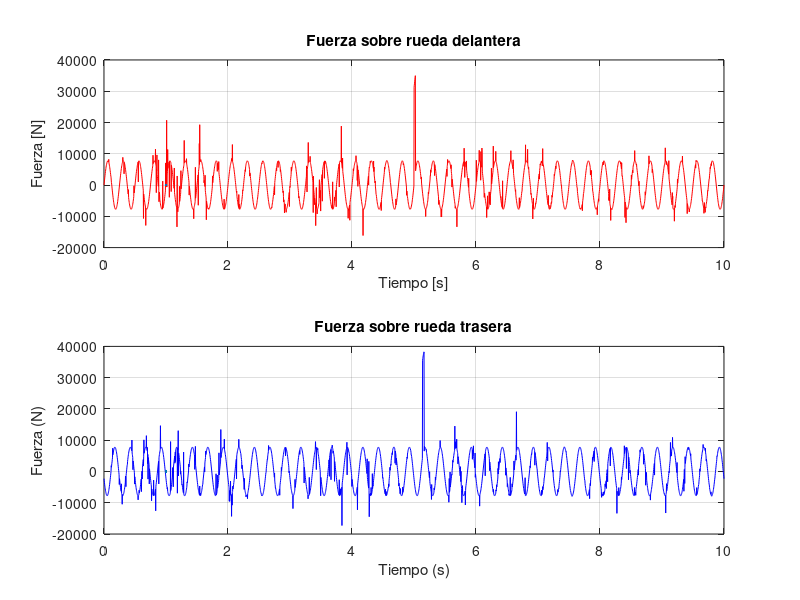
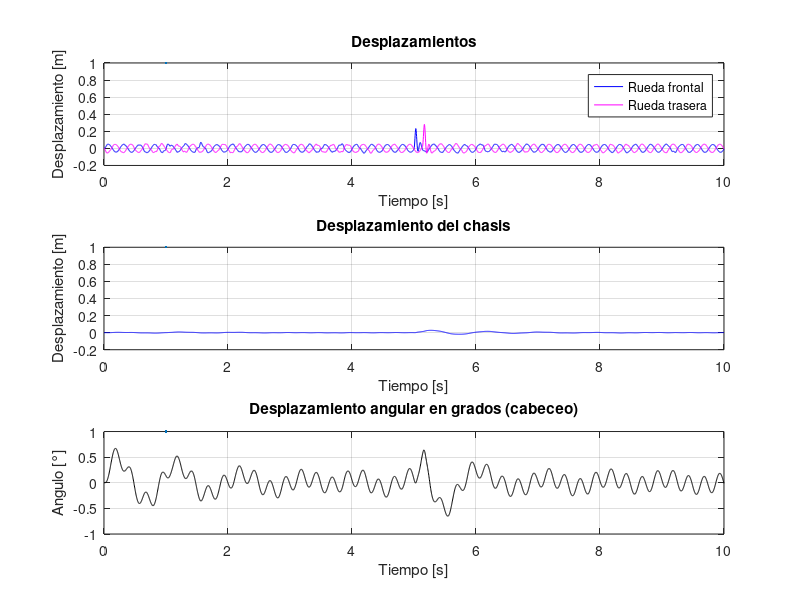
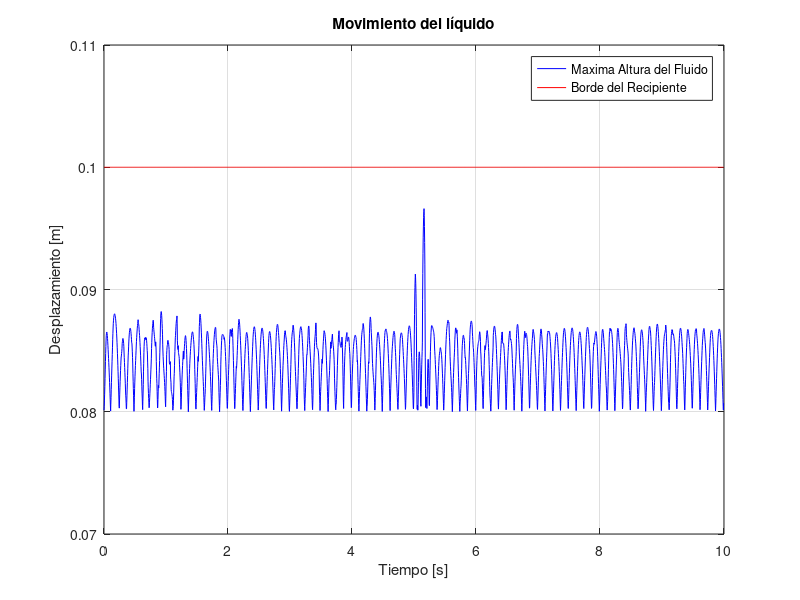

Write MATLAB code to recreate these figures, in order.
# ANÁLISIS DINÁMICO DE LA SUSPENSIÓN DE UN VEHÍCULO CON UN RECIPIENTE CON LÍQUIDO EN EL INTERIOR

clc; clear; close;

###################################
### FUNCION DE PICOS ALEATORIOS ###
###################################
% Funcion de amplitud erratica para camino aleatorio
function amplitud = amplitud_aleatoria(t)
    amplitud_base = 0.02*exp(-0.1*t).*sin(2*pi*t/5);
    impulsos = abs(rand(size(t)))>0.9; % Genera impulsos aleatorios con probabilidad del 90%
    amplitud = amplitud_base.*(1+5*randn(size(t))).*(1+impulsos*80000); % Combina la amplitud base, el ruido y los impulsos
end

##################
### PARAMETROS ###
##################

# Automovil
H = 1.46; % Altura del automovil [m]
L = 4.49; % Longitud del chasis [m]
r = 0.5; % Distancia al centro de masa geometrico [m]
l_eje = 2.74; % Distancia entre ejes [m]
l2 = 1.1; % Distancia del centro de masa a rueda delantera [m]
l1 = l_eje-l2; % Distancia del centro de masa a rueda trasera [m]

# Masa
m2 = 25; % Masa rueda frontal [kg]
m1 = 25; % Masa rueda trasera [kg]
m3 = 985; % Masa del chasis [kg] 
I = 1/12*m3*(L^2+H^2) + m3*r^2; % Inercia y Steiner [kg.m2]

# Rigidez
k1 = 25530; % Suspension trasera [N/m]
k2 = 35350; % Suspension frontal [N/m]
k3 = 154850; % Rigidez rueda trasera [N/m]
k4 = 154850; % Rigidez rueda frontal [N/m]

% Amortiguamiento
c1 = 1100; % Amortiguador trasero [N.s/m]
c2 = 1200; % Amortiguador frontal [N.s/m]

# Desplazamiento del Vehiculo
long_onda = 5; % [m]
amplitud_onda = 0.05; % [m]
velocidad = 20; % [m/s]
bache = 0.2; % Tamaño del bache [m]
largo_bache = 0.5; % Largo/diametro del bache [m]
duracion = largo_bache/velocidad; % Duración del impulso [s]

# Vector de tiempo
max_t = 10; % Cuantos segundos quiero observar [s]
vect_t = linspace(0, max_t, 3000); % Vector de tiempo

# Fuerza externa aplicada como impulso
t_pulso_1 = 5; % Tiempo en el que se aplica el impulso a la rueda delantera [s]
t_pulso_2 = t_pulso_1 + (l2+l1)/velocidad; % Tiempo en el que se aplica el impulso a la rueda trasera [s]

###################################
### RECIPIENTE DE CARGA LIQUIDA ###
###################################
d = 0.06; % Diametro del recipiente [m]
hL0 = 0.08; % Altura del liquido en reposo [m]
hr = 0.1; % Altura del recipiente [m]
h_taza = 1.2; % Posicion/altura del recipiente en el auto [m]
g = 9.81; % Aceleracion de la gravedad [m/s2]

#############################
### CONDICIONES INICIALES ###
#############################
% Condiciones iniciales
x0D = [0; 0; 0; 0]; % Desplazamientos
x0V = [0; 0; 0; 0]; % Velocidades

################
### MATRICES ###
################
# Matriz de Masa
mat_M = diag([m2, m1, m3, I]);

# Matriz de Rigidez
mat_K = [(k4+k2),      0,           -k2,           -k2*l2;
       0,       (k3+k1),        -k1,            k1*l1; 
      -k2,        -k1,        (k2+k1),      (k2*l2-k1*l1); 
    -k2*l2,      k1*l1,    (k2*l2-k1*l1), (k2*l2^2+k1*l1^2)];

# Matriz de Amortiguamiento
mat_C = [c2,          0,          -c2,           -c2*l2;
     0,           c1,         -c1,            c1*l1; 
    -c2,         -c1,        (c2+c1),      (c2*l2-c1*l1); 
   -c2*l2,      c1*l1,    (c2*l2-c1*l1), (c2*l2^2+c1*l1^2)]; 


########################
### FUERZAS EXTERNAS ###
########################

# Fuerza Externa aplicada en los Neumaticos
F1 = @(t) [bache*k4*(t>=t_pulso_1 & t<t_pulso_1+duracion); bache*k3*(t>=t_pulso_2 & t<t_pulso_2+duracion); 0; 0];

# Fuerza externa aplicada por el camino
Ff = amplitud_onda*k4; % Fuerza sobre rueda delantera
Fr = amplitud_onda*k3; % Fuerza sobre rueda trasera

w_f = 2*pi*velocidad/long_onda; % Frecuencia forzada
phi = (l_eje)*2*pi/long_onda; % Desfasaje de la rueda trasera

# Camino con relieve senoidal
F2 = @(t) [Ff*sin(w_f*t); Fr*sin(w_f*t+phi); 0; 0];

# Fuerza externa aleatoria simulando un camino sinuoso
F3 = @(t) [amplitud_aleatoria(t); amplitud_aleatoria(t); 0; 0];

# Fuerza combinada
F = @(t) F1(t)+F2(t)+F3(t);

##################
### AUXILIARES ###
##################
% Calculo de autovalores y autovectores
[Autovectores, Autovalores] = eig(mat_K, mat_M); % V: autovectores (modos), D: autovalores

% Calculo de frecuencias naturales
vect_w_n = sqrt(diag(Autovalores)); # Frecuencia Natual del Sistema
vect_zita = diag(Autovectores'*mat_C*Autovectores)./(2*vect_w_n); % Vector de Coeficientes de amortiguacion modal


############################
### DESCOMPOSICION MODAL ###
############################
% Transformacion a coordenadas modales de las condiciones iniciales
q0D = Autovectores'*mat_M*x0D; # Condiciones Iniciales de desplazamiento modal
q0V = Autovectores'*mat_M*x0V; # Condiciones Iniciales de velocidad modal

% Inicializacion de matriz modal
q_modal = zeros(length(vect_w_n), length(vect_t));

% Precomputo de fuerza externa a lo largo del tiempo (para resolver luego la integral)
F_t = cell2mat(arrayfun(F, vect_t, 'UniformOutput', false));


#######################################
### SOLUCION EN COORDENADAS MODALES ###
#######################################
for i = 1:length(vect_w_n)
    w_d = vect_w_n(i)*sqrt(1-vect_zita(i)^2); % Frecuencia amortiguada

    # Auxiliar 1
    A = q0D(i);

    # Auxiliar 2
    B = (q0V(i)+vect_zita(i)*vect_w_n(i)*q0D(i))/w_d;
    
    # Inicializacion de vector para solucion permanente
    solucion_permanente = zeros(1, length(vect_t));
    
    # Resolucion de integral para solucion permanente
    for j = 1:length(vect_t)
        tau = vect_t(1:j);
        Q_modal = Autovectores(:,i)'*F_t(:, 1:j); % Transformacion de la fuerza en el tiempo a espacio modal
        
        integrand = exp(-vect_zita(i)*vect_w_n(i)*(vect_t(j)-tau)).*sin(w_d*(vect_t(j)-tau)).*Q_modal;
        solucion_permanente (j) = trapz(tau, integrand, 2); % Metodo del trapecio para resolver
    end
    
    % Resolucion de la parte transitoria + permanente
    q_modal(i, :) = exp(-vect_zita(i)*vect_w_n(i)*vect_t) .* (A*cos(w_d*vect_t)+B*sin(w_d*vect_t)) + (1/(w_d*(1-vect_zita(i)^2)))*solucion_permanente;
end


###############################
### COORDENADAS GEOMETRICAS ###
###############################
% Transformacion a coordenadas geometricas
x_total = Autovectores*q_modal;
vect_ang_tita = x_total(4,:)*180/pi; % Desplazamiento angular del chasis en grados


###############################
### VELOCIDAD Y ACELERACION ###
###############################

# Velocidades
aprox_Velocidad = diff(x_total, 1, 2) ./ diff(vect_t); % Aproximacion de la velocidad
t_velocidad = vect_t(1:end-1); % El vector de tiempo para velocidades es un punto mas corto

% Aceleraciones
aprox_Aceleracion = diff(aprox_Velocidad, 1, 2) ./ diff(t_velocidad); % Aproximacion de la aceleracion
t_aceleracion = t_velocidad(1:end-1); % El vector de tiempo para aceleraciones es dos puntos mas corto

# Aceleracion Traslacional
a_lineal = aprox_Aceleracion(4,:)*h_taza; % Convertir de Movimiento rotacional a traslacional del chasis


##########################
#### ESTADO DEL FLUIDO ###
##########################
# Altura del Fluido
vect_h_fluido = hL0 + abs(a_lineal)*d/2./(g+abs(aprox_Aceleracion(3,:))); 

disp("Estado del Sistema")
if max(vect_h_fluido)>hr % Comparacion con la altura
    disp('-- El liquido se derramo. --');
else
    disp('-- El liquido NO se derramo. --');
end

vect_h_recipiente = ones(1,length(t_aceleracion)) * hr; % Vector para graficar altura limite del liquido



###################
#### RESPUESTAS ###
###################
disp("\nModos de Vibracion del Sistema")
disp(Autovectores)

disp("\nFrecuencias Natural por cada GLD")
disp(vect_w_n)

disp("\nMaxima altura  alcanzada por el liquido[m]")
disp(max(vect_h_fluido))

#################
#### GRAFICOS ###
#################

% Figura 1: Fuerzas Externas
figure(1)
subplot(2,1,1)
plot(vect_t, F_t(1,:), 'r', LineWidth=1)
title('Fuerza sobre rueda delantera')
xlabel('Tiempo [s]')
ylabel('Fuerza [N]')
grid on

subplot(2,1,2)
plot(vect_t, F_t(2,:), 'b', LineWidth=1)
title('Fuerza sobre rueda trasera')
xlabel('Tiempo (s)')
ylabel('Fuerza (N)')
grid on

% Figura 2: Comportamiento del sistema
figure(2)
subplot(3,1,1)
plot(vect_t, x_total(1,:), 'b', vect_t, x_total(2,:), 'm', LineWidth=1)
title('Desplazamientos');
legend('Rueda frontal', 'Rueda trasera');
xlabel('Tiempo [s]')
ylabel('Desplazamiento [m]')
grid on

subplot(3,1,2)
plot( vect_t, x_total(3,:), 'b', LineWidth=1)
title('Desplazamiento del chasis')
xlabel('Tiempo [s]')
ylabel('Desplazamiento [m]')
grid on

subplot(3,1,3)
plot(vect_t, vect_ang_tita, 'k', LineWidth=1)
title('Desplazamiento angular en grados (cabeceo)')
xlabel('Tiempo [s]')
ylabel('Angulo [°]')
grid on

% Figura 3:Comportamiento del Fluido
figure(3)
plot(t_aceleracion, vect_h_fluido, 'b', t_aceleracion, vect_h_recipiente, 'r', LineWidth=1)
legend('Maxima Altura del Fluido', 'Borde del Recipiente');
title('Movimiento del líquido')
axis([0, max_t, 0.07, 0.11]);
xlabel('Tiempo [s]')
ylabel('Desplazamiento [m]')
grid on